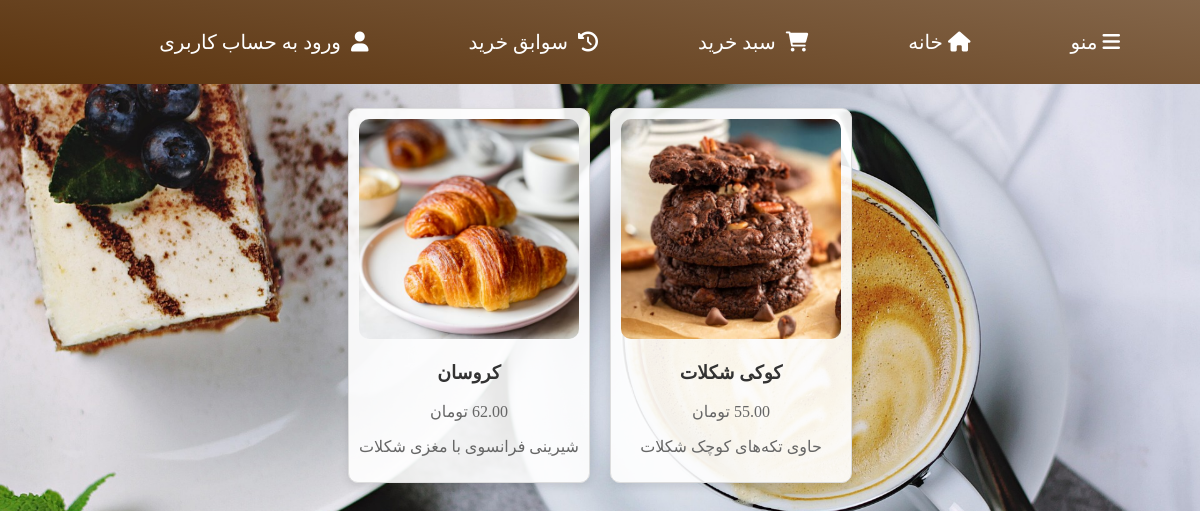
Screenshot of /store/?category=cakes with the database file from the repository.
### mainapp/models.py (models this page shows, shortened)
class Product(models.Model):
    CATEGORY_CHOICES = [
        ('hot_drinks', 'نوشیدنی گرم'),
        ('cold_drinks', 'نوشیدنی سرد'),
        ('cakes', 'کیک'),
    ]
    category = models.CharField(_("دسته بندی محصول"),max_length=20, choices=CATEGORY_CHOICES, default='hot_drinks')
    name = models.CharField(_('نام'), max_length=255)
    description = models.CharField( _("توضیحات"), max_length=255, blank=True, null=True)
    price = models.DecimalField(_("قیمت"),default=0, max_digits=10, decimal_places=2, validators=[validators.MinValueValidator(0)])
    timeNeeded = models.IntegerField(_("زمان مورد نیاز"),default=0, validators=[validators.MaxValueValidator(60)])
    coffee = models.PositiveIntegerField(_("قهوه"),default=0)
    milk = models.PositiveIntegerField(_("شیر"),default=0)
    chocolate = models.PositiveIntegerField(_("شکلات"),default=0)
    flour = models.PositiveIntegerField(_("آرد"),default=0)
    sugar = models.PositiveIntegerField(_("شکر"),default=0)
    image = models.ImageField(_("تصویر"),upload_to='products/')
    created_at = models.DateTimeField(auto_now_add=True)
    updated_at = models.DateTimeField(auto_now=True)
    sold_count = models.PositiveBigIntegerField(default=0)

### mainapp/views.py (the view)
# urls.py: path('store/', views.store_view, name='store'),
def store_view(request):
    all_products = Product.objects.all()
    context={'products':all_products}
    return render(request,'mainapp/store.html',context=context)

### templates/mainapp/store.html (shortened to what this page needs)
{% extends 'base.html' %}
    {% block content %}
    {% load static %}
    <link rel="stylesheet" href="{% static 'css/store.css' %}">
    <h1>محصولات</h1>
    <div class="product-container">
        {% if request.GET.category == "cold_drinks" %}
            {% for product in products %}
                {% if product.category == "cold_drinks" %}
                <div class="product-card">
                    <img src="{{ product.image.url }}" alt="{{ product.name }}">
                    <h3>{{ product.name }}</h3>
                    <p>{{ product.price }} تومان</p>
                    <p>{{ product.description }}</p>
                </div>
                {% endif %}
            {% endfor %}
        {% elif request.GET.category == "cakes" %}
            {% for product in products %}
                {% if product.category == "cakes" %}
                <div class="product-card">
                    <img src="{{ product.image.url }}" alt="{{ product.name }}">
                    <h3>{{ product.name }}</h3>
                    <p>{{ product.price }} تومان</p>
                    <p>{{ product.description }}</p>
                </div>
                {% endif %}
            {% endfor %}
        {% endif %}
    </div>
</body>
{% endblock content %}

### static/css/homePage.css (style rules this page uses)
* { font-family: Vazirmatn; }
body { margin: 0; padding: 0; direction: rtl; background: linear-gradient(225deg, #c3a282,#e4d7cc); }

### static/css/store.css (style rules this page uses)
body { font-family: Arial, sans-serif; margin: 0; padding: 0; background: url('../images/background.jpg') no-repeat center center fixed; background-size: cover; color: #333; }
h1 { text-align: center; margin: 20px 0; color: #fff; text-shadow: 2px 2px 4px rgba(0, 0, 0, 0.7); }
.product-container { display: flex; flex-wrap: wrap; justify-content: center; padding: 20px; }
.product-card { background-color: rgba(255, 255, 255, 0.9); border: 1px solid #ddd; border-radius: 10px; box-shadow: 0 4px 8px rgba(0, 0, 0, 0.1); margin: 10px; padding: 10px; text-align: center; width: 220px; }
.product-card img { border-radius: 10px; max-width: 100%; height: auto; }
.product-card h3 { color: #333; }
.product-card p { color: #666; }
.product-card { transition: transform 0.2s; }

### rows the page displays
Product: image (picture), name "کوکی شکلات", price "55.00", description "حاوی تکه‌های کوچک شکلات"
Product: image (picture), name "کروسان", price "62.00", description "شیرینی فرانسوی با مغزی شکلات"
